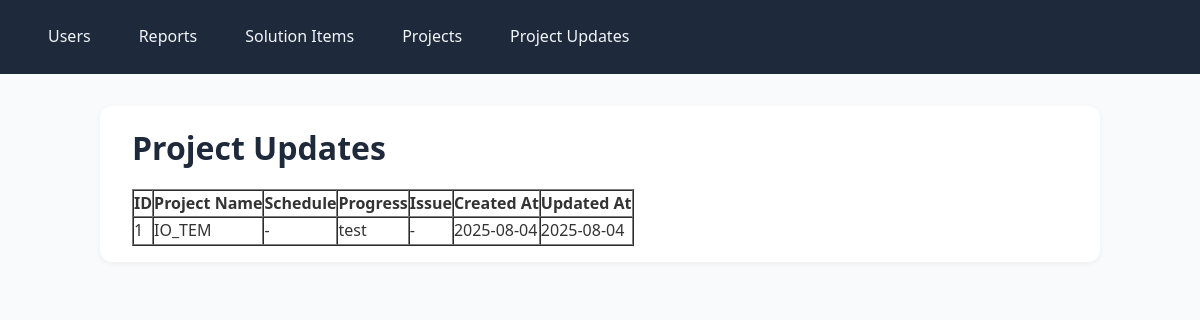
/project-updates, run on the app's committed database.
### app/models.py (models this page shows)
class ProjectUpdate(db.Model):
    __tablename__ = 'project_update'
    id = db.Column(db.Integer, primary_key=True)
    report_id = db.Column(db.Integer, db.ForeignKey('report.id'), nullable=False)
    project_id = db.Column(db.Integer, db.ForeignKey('project.id'), nullable=False)
    schedule = db.Column(db.Text)
    progress = db.Column(db.Text)
    issue = db.Column(db.Text)
    created_at = db.Column(db.DateTime, default=datetime.utcnow)
    updated_at = db.Column(db.DateTime, default=datetime.utcnow, onupdate=datetime.utcnow)
    report = db.relationship('Report', back_populates='project_updates')
    project = db.relationship('Project', back_populates='project_updates')
    assignees = db.relationship(
        'User',
        secondary=project_update_assignees,
        back_populates='assigned_project_updates'
    )

class Project(db.Model):
    __tablename__ = 'project'
    id = db.Column(db.Integer, primary_key=True)
    solution_item_id = db.Column(db.Integer, db.ForeignKey('solution_item.id'), nullable=False)
    location = db.Column(db.String(100), nullable=False)
    company = db.Column(db.String(100), nullable=False)
    project_name = db.Column(db.String(100), nullable=False)
    code = db.Column(db.String(50), unique=True, nullable=True, index=True)
    created_at = db.Column(db.DateTime, default=datetime.utcnow)
    updated_at = db.Column(db.DateTime, default=datetime.utcnow, onupdate=datetime.utcnow)
    solution_item = db.relationship('SolutionItem', back_populates='projects')
    project_updates = db.relationship('ProjectUpdate', back_populates='project', cascade='all, delete-orphan')
    default_assignees = db.relationship(
        'User',
        secondary=project_assignees,
        back_populates='assigned_projects'
    )

### app/main.py (the view)
@app.route('/project-updates')
def show_project_updates():
    project_updates = ProjectUpdate.query.all()
    return render_template('project_updates.html', project_updates=project_updates)

### app/templates/project_updates.html (shortened to what this page needs)
{% extends 'base.html' %}
{% block content %}
  <h1>Project Updates</h1>
  <table border="1" cellpadding="5" cellspacing="0">
    <thead>
      <tr>
        <th>ID</th>
        <th>Project Name</th>
        <th>Schedule</th>
        <th>Progress</th>
        <th>Issue</th>
        <th>Created At</th>
        <th>Updated At</th>
      </tr>
    </thead>
    <tbody>
      {% for update in project_updates %}
      <tr>
        <td>{{ update.id }}</td>
        <td>{{ update.project.project_name }}</td>
        <td>{{ update.schedule or '-' }}</td>
        <td>{{ update.progress or '-' }}</td>
        <td>{{ update.issue or '-' }}</td>
        <td>{{ update.created_at.strftime('%Y-%m-%d') }}</td>
        <td>{{ update.updated_at.strftime('%Y-%m-%d') }}</td>
      </tr>
      {% else %}
      <tr><td colspan="7">No project updates found.</td></tr>
      {% endfor %}
    </tbody>
  </table>
{% endblock %}

### app/static/style.css (style rules this page uses)
* { box-sizing: border-box; margin: 0; padding: 0; font-family: 'Segoe UI', Roboto, Helvetica, Arial, sans-serif; }
body { background-color: #f9fafb; color: #333; line-height: 1.6; font-size: 16px; padding: 0; }
h1, h2, h3 { margin-bottom: 1rem; color: #1e293b; }

### data on the page
ProjectUpdate: id "1", project.project_name "IO_TEM", schedule "-", progress "test", issue "-", created_at "2025-08-04", updated_at "2025-08-04"
